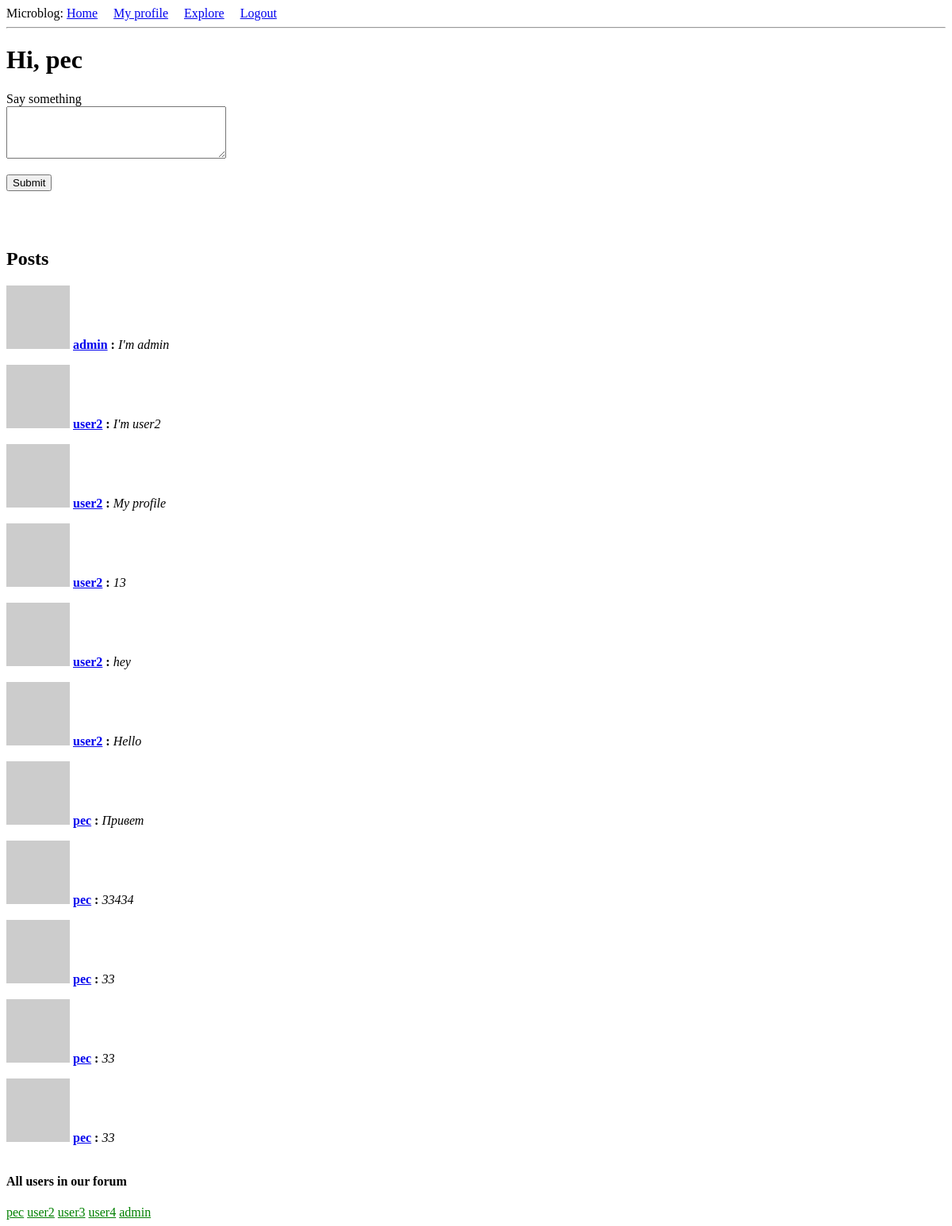
Before: /index (signed in) with the older database file.
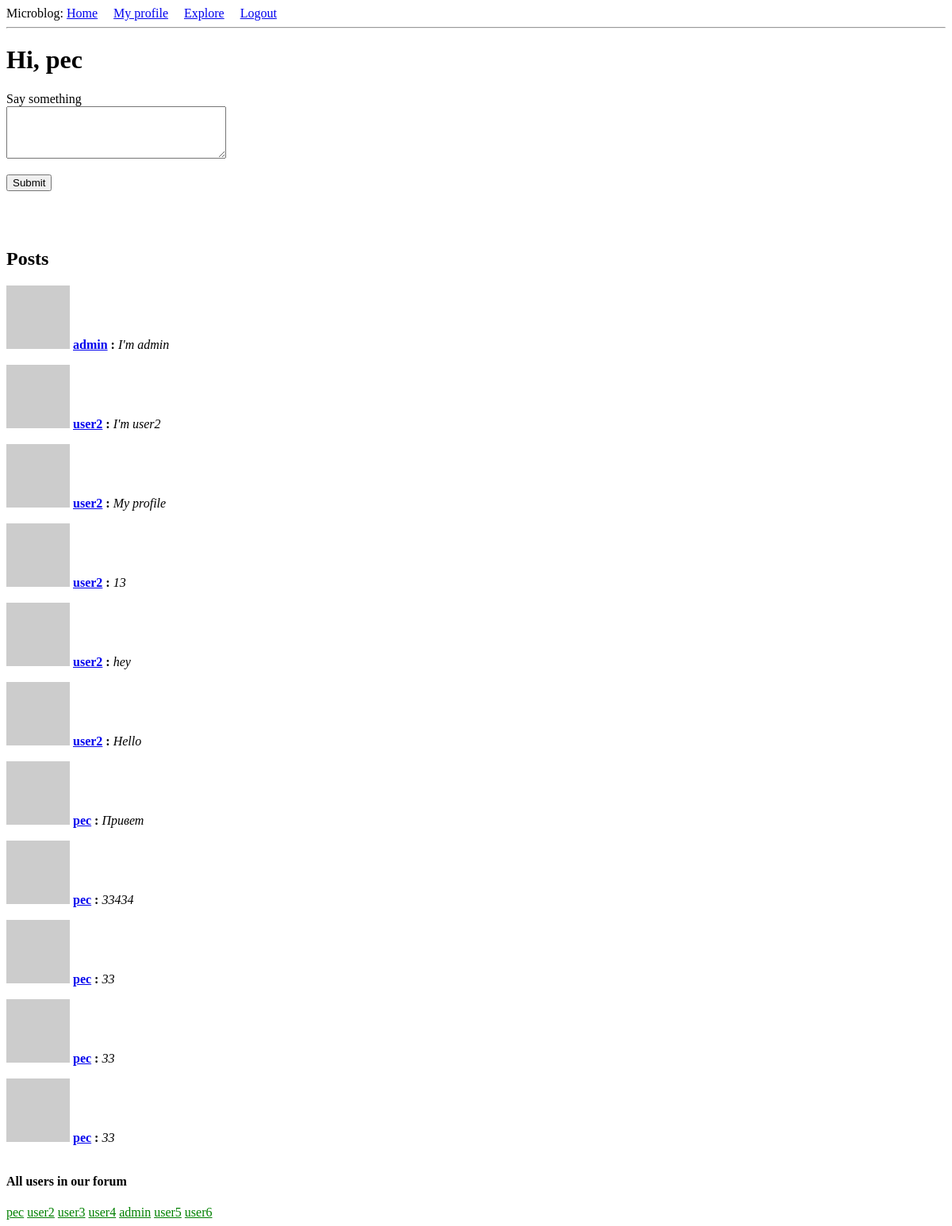
After: the same page with the newer database file.
### app/models.py (models this page shows, shortened)
class User(UserMixin, db.Model):
    id = db.Column(db.Integer, primary_key=True)
    username = db.Column(db.String(64), index=True, unique=True)
    email = db.Column(db.String(120), index=True, unique=True)
    password_hash = db.Column(db.String(128))
    posts = db.relationship('Post', backref='author', lazy='dynamic')
    about_me = db.Column(db.String(140))
    last_seen = db.Column(db.DateTime, default=datetime.utcnow)
    subscribe = db.relationship(
        'User', secondary=followers,
        primaryjoin=(followers.c.follower_id == id),
        secondaryjoin=(followers.c.subscribe_id == id),
        backref=db.backref('followers', lazy='dynamic'), lazy='dynamic')
    def followed_posts(self):
        subscribe = Post.query.join(
            followers, (followers.c.subscribe_id == Post.user_id)).filter(
            followers.c.follower_id == self.id)
        own = Post.query.filter_by(user_id=self.id)
        return subscribe.union(own).order_by(Post.timestamp.desc())
    def avatar(self, size):
        digest = md5(self.email.lower().encode('utf-8')).hexdigest()
        return f"https://www.gravatar.com/avatar/{digest}?d=identicon&s={size}"

class Post(db.Model):
    id = db.Column(db.Integer, primary_key=True)
    body = db.Column(db.String(140))
    timestamp = db.Column(db.DateTime, index=True, default=datetime.utcnow)
    user_id = db.Column(db.Integer, db.ForeignKey('user.id'))

### app/routes.py (the view)
@app.route('/', methods=['GET', 'POST'])
@app.route('/index', methods=['GET', 'POST'])
@login_required
def index():
    form = PostForm()
    if form.validate_on_submit():
        post = Post(body=form.post.data, author=current_user)
        db.session.add(post)
        db.session.commit()
        flash('Your post has been added')
        return redirect(url_for('index'))
    page = request.args.get('page', 1, type=int)
    posts = current_user.followed_posts().paginate(page, app.config['POSTS_PER_PAGE'], False)
    next_url = url_for('index', page=posts.next_num) \
        if posts.has_next else None
    prev_url = url_for('index', page=posts.prev_num) \
        if posts.has_prev else None
    all_users = User.query.all()
    return render_template('index.html', title='Home', posts=posts.items, form=form,
                           next_url=next_url, prev_url=prev_url, all_users=all_users)

### app/forms.py
class PostForm(FlaskForm):
    post = TextAreaField('Say something', validators=[
        DataRequired(), Length(min=1, max=140)])
    submit = SubmitField('Submit')

### app/models.py (called while the page is built)
@login.user_loader
def load_user(id):
    return User.query.get(int(id))

### app/routes.py (called while the page is built)
@app.before_request
def before_request():
    if current_user.is_authenticated:
        current_user.last_seen = datetime.utcnow()
        db.session.commit()

### app/templates/index.html (shortened to what this page needs)
{% extends "base.html" %}
{% block content %}
    <h1>Hi, {{ current_user.username }}</h1>
{% if form %}
    <form action="" method="post">
        <p>
            {{ form.post.label }}<br>
            {{ form.post(cols=32, rows=4) }}<br>
        </p>
        <p>{{ form.submit() }}</p>
    </form>
{% endif %}
<br>
<br>
    <h2>Posts</h2>
        {% for post in posts %}
        {% include '_post.html' %}
        {% endfor %}
<h4>All users in our forum</h4>
{% for u in all_users %}
<div style="display: inline-block;">
    <a href="{{ url_for('user', username=u.username) }}" style="color:green">{{ u.username }}</a>
</div>
{% endfor %}
{% endblock %}

### app/templates/base.html (shortened to what this page needs)
<!DOCTYPE html>
<html lang="en">
<head>
</head>
<body>
    <div>Microblog:
        <a href="{{ url_for('index') }}">Home</a>
        {% if current_user.is_anonymous %}
        <a href="{{ url_for('login') }}">Login</a>
        {% else %}
        <a href="{{ url_for('user', username=current_user.username) }}">My profile</a>  &nbsp;&nbsp;&nbsp;
        <a href="{{ url_for('explore') }}">Explore</a>  &nbsp;&nbsp;&nbsp;
        <a href="{{ url_for('logout') }}">Logout</a>
        {% endif %}
    </div>
    <hr>
    {% block content %}{% endblock %}
</body>
</html>

### app/templates/_post.html
<div>
    <img src="{{ post.author.avatar(36) }}" alt="">
    <p style="display: inline-block"><b><a href="{{ url_for('user', username=post.author.username) }}">{{ post.author.username }}</a> :</b>   <i>{{ post.body }}</i></p>
</div>

Changed rows visible on the page:
added User: username "user5"
added User: username "user6"
